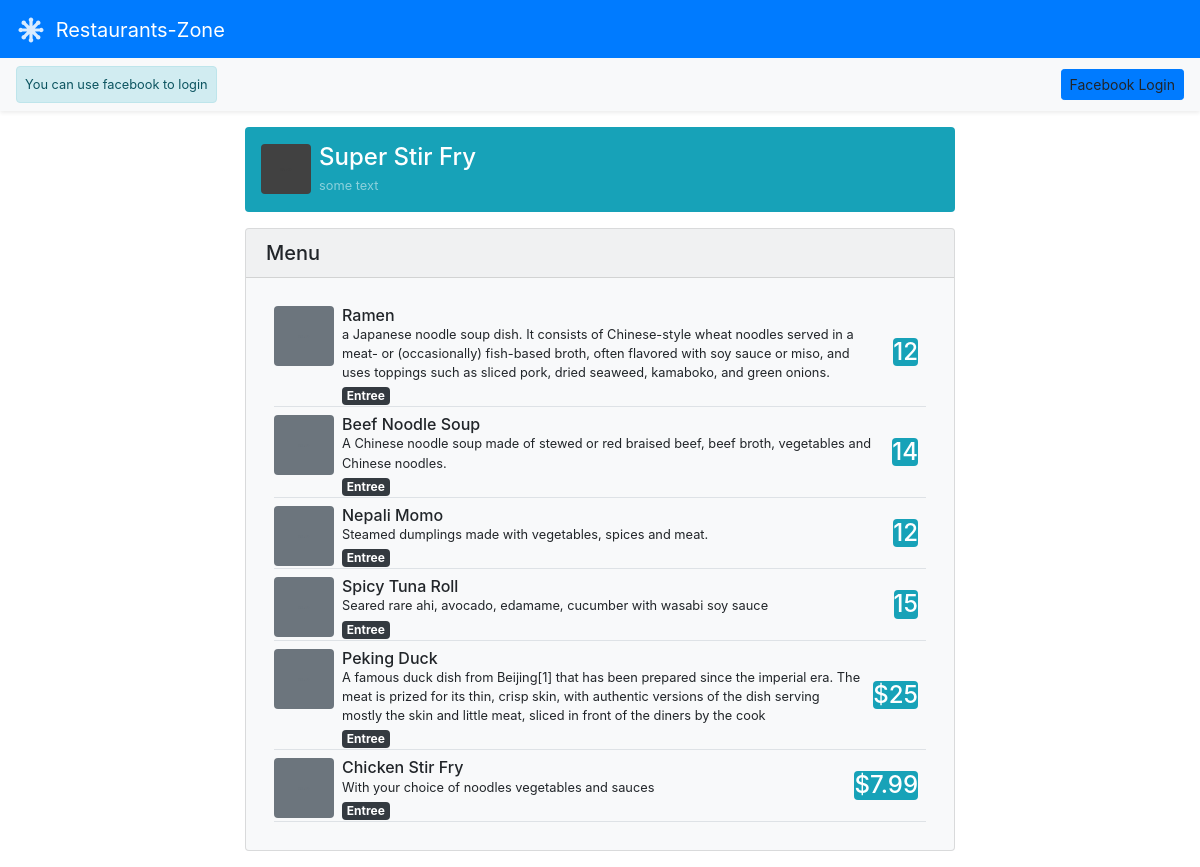
Page /restaurant/2/menu on the committed database.
### app/model.py (models this page shows, shortened)
class Restaurant(Base):
    __tablename__ = 'restaurant'
    id = Column(Integer, primary_key=True)
    name = Column(String(80), nullable=False)
    user_id = Column(Integer, ForeignKey('user.fb_id'))
    user = relationship(User)
    @staticmethod
    def get_by_id(id):
        return get_db().query(Restaurant).filter_by(id = id).one_or_none()

class MenuItem(Base):
    __tablename__ = "menu_item"
    id = Column(Integer, primary_key=True)
    name = Column(String(80), nullable=False)
    course = Column(String(250))
    description = Column(String(250))
    price = Column(String(8))
    restaurant_id = Column(Integer, ForeignKey('restaurant.id'))
    user_id = Column(Integer, ForeignKey('user.fb_id'))
    restaurant = relationship(Restaurant)
    user = relationship(User)
    @classmethod
    def get_restaurant_menu(cls, id):
        return get_db().query(cls).filter(MenuItem.restaurant_id == id).order_by(desc(cls.id)).all()

### app/menu.py (the view)
@bp.route('/<int:restaurant_id>')
@bp.route('/<int:restaurant_id>/menu')
def restaurantMenu(restaurant_id):
    restaurant = Restaurant.get_by_id(restaurant_id)
    if restaurant:
        menu_items = MenuItem.get_restaurant_menu(restaurant_id)
    return render_template(temp_prefix + 'menu.html', restaurant=restaurant, menu_items=menu_items)

### app/auth/views.py (called while the page is built)
@bp.before_app_request
def load_logged_user():
    if session.get('facebook_id') is None:
        g.user = None
    else:
        g.user = User.get_by_id(session['facebook_id'])
        g.is_owner = lambda id: id == g.user.fb_id

### app/db.py (called while the page is built)
def get_engine():
    return create_engine('sqlite:///' + current_app.config['DATABASE'])

def get_db():
    if 'db' not in g:
        db = Session(get_engine())
        g.db = db
    return g.db

### app/templates/menu/menu.html (shortened to what this page needs)
{% extends 'base_temp.html'  %}
{% block content %}
<section class="container my-2" style="max-width: 740px">
    <div class="restaurant-header d-flex align-items-center p-3 text-white-50 rounded bg-info">
        <div class="restaurant-logo">
            <img data-src="holder.js/50x50?theme=thumb&amp;bg=414141&amp;fg=414141&amp;size=1" alt="32x32"
                class="mr-2 rounded" style="width: 32px; height: 32px;" data-holder-rendered="true">
        </div>
        <div>
            <h4 class="mb-0 text-white lh-100">{{restaurant.name}}</h4>
            <small>some text</small>
        </div>
    </div>
    <div class="menu-list bg-light card my-3">
        <div class="card-header d-flex  justify-content-between align-items-center">
            <h5 class="mb-0">Menu</h5>
        </div>
        <div class="card-body">
            {% for item in menu_items %}
            <div class="menu-item d-flex justify-content-between align-items-center border-bottom m-2">
                <div class="d-flex">
                    <div class="d-none d-sm-block flex-shrink-0">
                        <img data-src="holder.js/60x60?theme=thumb&amp;bg=6c757d&amp;fg=6c757d&amp;size=1" alt="32x32"
                            class="img-fluid mr-2 rounded" style="width: 32px; height: 32px;"
                            data-holder-rendered="true">
                    </div>
                    <div class="item-body">
                        <h6 class="mb-0">{{item.name}}</h6>
                        <div class="small">{{item.description}}</div>
                        <strong class="badge badge-dark">{{item.course}}</strong>
                    </div>
                </div>
                <div class="ml-1 p-2">
                    <h4 class="text-center bg-info rounded text-white">{{item.price}}</h4>
                </div>
            </div>
            {% endfor %}
        </div>
    </div>
</section>
{% endblock %}

### rows in the picture
Restaurant: name "Super Stir Fry"
MenuItem: name "Ramen", description "a Japanese noodle soup dish. It consists of Chinese-style wheat noodles served in a meat- or (occasionally) fish-based broth, often flavored with soy sauce or miso, and uses toppings such as sliced pork, dried seaweed, kamaboko, and green onions.", course "Entree", price "12"
MenuItem: name "Beef Noodle Soup", description "A Chinese noodle soup made of stewed or red braised beef, beef broth, vegetables and Chinese noodles.", course "Entree", price "14"
MenuItem: name "Nepali Momo", description "Steamed dumplings made with vegetables, spices and meat.", course "Entree", price "12"
MenuItem: name "Spicy Tuna Roll", description "Seared rare ahi, avocado, edamame, cucumber with wasabi soy sauce", course "Entree", price "15"
MenuItem: name "Peking Duck", description "A famous duck dish from Beijing[1] that has been prepared since the imperial era. The meat is prized for its thin, crisp skin, with authentic versions of the dish serving mostly the skin and little meat, sliced in front of the diners by the cook", course "Entree", price "$25"
MenuItem: name "Chicken Stir Fry", description "With your choice of noodles vegetables and sauces", course "Entree", price "$7.99"
